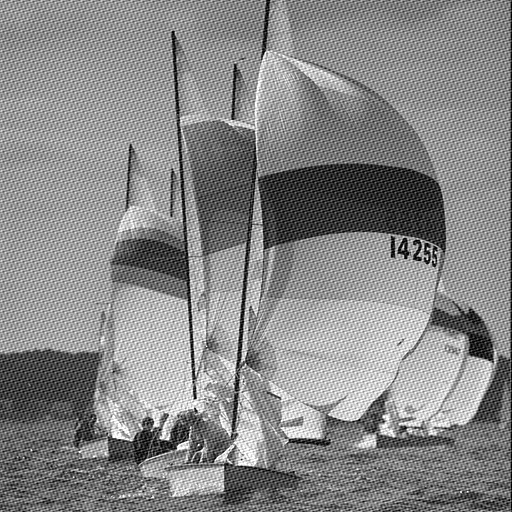
%> input picture H3/Q3/prob2_s2012.gif, 512 x 512 px
$ octave Q3.m   (GNU Octave 9; MATLAB toolbox functions it lacks are replaced by stand-ins)
%> lines starting %> are read from the running program, lines starting %| are printed output that depends on the picture
a=imread('prob2_s2012.gif');
%> a is the input picture: size 512x512 uint8; min 0, max 255, mean 135.6
imshow(a);
f = fft2(a);
fs=fftshift(f);
n=fftshift(f);
figure; imshow(abs(fs)/(512*512)); title('spectrum magnitude');
%> after `imshow(abs(fs)/(512*512))`:
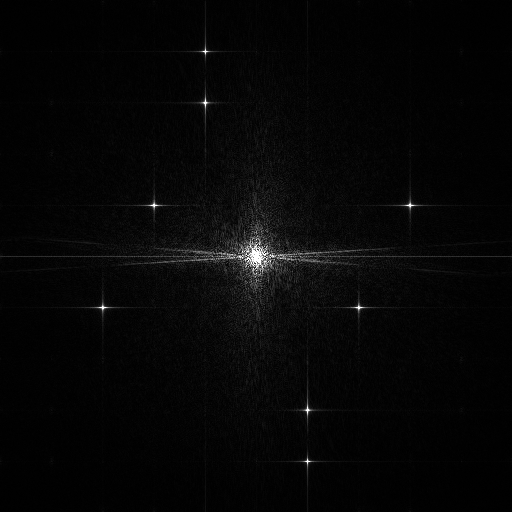
%> displayed picture: size 512x512, on the screen's scale of 0 to 255; min 0, max 255, mean 6.1

for i=1:140
    for j=1:512
        fs(i,j)=0;
        fs(512-i,j)=0;
    end
end

for i=1:240
    for j=1:200
        fs(i,j)=0;
        fs(512-i,j)=0;
         fs(i,j)=0;
          fs(512-i,512-j)=0;

    end
end

for i=1:240
    for j=350:512
        fs(i,j)=0;
    end
end


figure; imshow(abs(fs)/(512*512)); title('spectrum magnitude after filter');
%> after `imshow(abs(fs)/(512*512))`:
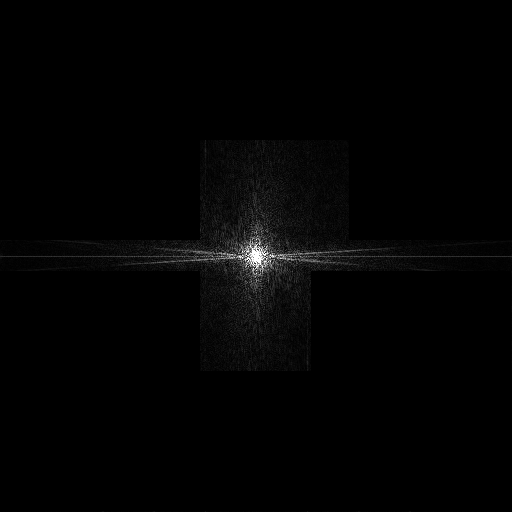
%> displayed picture: size 512x512, on the screen's scale of 0 to 255; min 0, max 255, mean 3
t1=ifftshift(fs);
ia1=ifft2(t1);
figure;imshow(uint8(ia1));title('pic after filter');
%> (this line was passed over: imshow is not available in this run)


 noise = n - fs ;

figure; imshow(abs(noise)/(512*512)); title('spectrum magnitude of noise');
%> after `imshow(abs(noise)/(512*512))`:
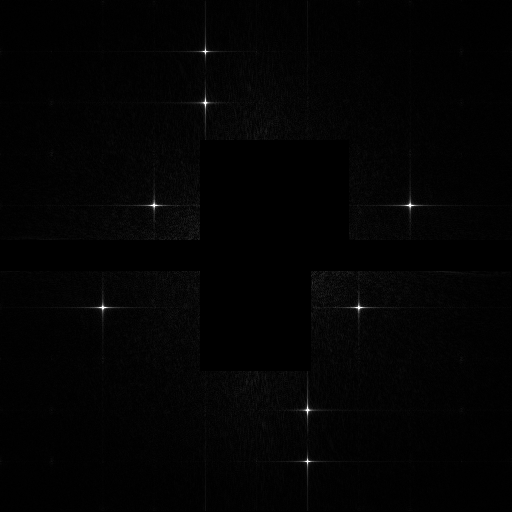
%> displayed picture: size 512x512, on the screen's scale of 0 to 255; min 0, max 255, mean 3.1
t1=ifftshift(noise);
ia1=ifft2(t1);
figure;imshow(uint8(ia1));title('noise');
%> (this line was passed over: imshow is not available in this run)
